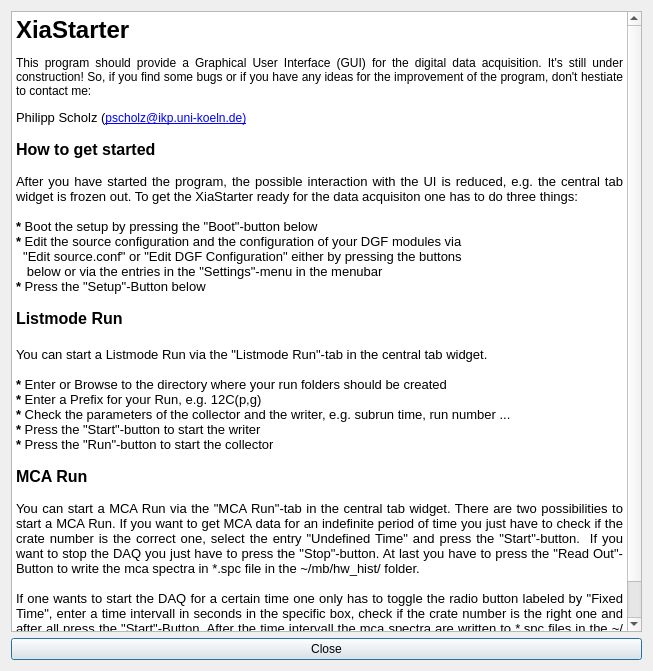
<?xml version="1.0" encoding="UTF-8"?>
<ui version="4.0">
 <class>about</class>
 <widget class="QDialog" name="about">
  <property name="geometry">
   <rect>
    <x>0</x>
    <y>0</y>
    <width>653</width>
    <height>671</height>
   </rect>
  </property>
  <property name="windowTitle">
   <string>About XiaStarter</string>
  </property>
  <layout class="QGridLayout" name="gridLayout">
   <item row="2" column="0">
    <widget class="QPushButton" name="closeButton">
     <property name="text">
      <string>Close</string>
     </property>
    </widget>
   </item>
   <item row="1" column="0">
    <widget class="QTextBrowser" name="aboutBox">
     <property name="styleSheet">
      <string notr="true"/>
     </property>
     <property name="html">
      <string>&lt;!DOCTYPE HTML PUBLIC &quot;-//W3C//DTD HTML 4.0//EN&quot; &quot;http://www.w3.org/TR/REC-html40/strict.dtd&quot;&gt;
&lt;html&gt;&lt;head&gt;&lt;meta name=&quot;qrichtext&quot; content=&quot;1&quot; /&gt;&lt;style type=&quot;text/css&quot;&gt;
p, li { white-space: pre-wrap; }
&lt;/style&gt;&lt;/head&gt;&lt;body style=&quot; font-family:'Sans'; font-size:10pt; font-weight:400; font-style:normal;&quot;&gt;
&lt;p style=&quot; margin-top:12px; margin-bottom:0px; margin-left:0px; margin-right:0px; -qt-block-indent:0; text-indent:0px;&quot;&gt;&lt;span style=&quot; font-size:xx-large; font-weight:600;&quot;&gt;XiaStarter&lt;/span&gt;&lt;/p&gt;
&lt;p align=&quot;justify&quot; style=&quot; margin-top:12px; margin-bottom:0px; margin-left:0px; margin-right:0px; -qt-block-indent:0; text-indent:0px;&quot;&gt;&lt;span style=&quot; font-size:9pt;&quot;&gt;This program should provide a Graphical User Interface (GUI) for the digital data acquisition. It's still under construction! So, if you find some bugs or if you have any ideas for the improvement of the program, don't hestiate to contact me:&lt;/span&gt;&lt;/p&gt;
&lt;p style=&quot; margin-top:12px; margin-bottom:0px; margin-left:0px; margin-right:0px; -qt-block-indent:0; text-indent:0px;&quot;&gt;Philipp Scholz (&lt;a href=&quot;mailto:pscholz@ikp.uni-koeln.de&quot;&gt;&lt;span style=&quot; font-size:medium; text-decoration: underline; color:#0000ff;&quot;&gt;pscholz@ikp.uni-koeln.de)&lt;/span&gt;&lt;/a&gt;&lt;/p&gt;
&lt;p style=&quot;-qt-paragraph-type:empty; margin-top:0px; margin-bottom:0px; margin-left:0px; margin-right:0px; -qt-block-indent:0; text-indent:0px;&quot;&gt;&lt;/p&gt;
&lt;p style=&quot; margin-top:0px; margin-bottom:0px; margin-left:0px; margin-right:0px; -qt-block-indent:0; text-indent:0px;&quot;&gt;&lt;span style=&quot; font-size:12pt; font-weight:600;&quot;&gt;How to get started&lt;/span&gt;&lt;/p&gt;
&lt;p style=&quot;-qt-paragraph-type:empty; margin-top:0px; margin-bottom:0px; margin-left:0px; margin-right:0px; -qt-block-indent:0; text-indent:0px; font-weight:600;&quot;&gt;&lt;/p&gt;
&lt;p align=&quot;justify&quot; style=&quot; margin-top:0px; margin-bottom:0px; margin-left:0px; margin-right:0px; -qt-block-indent:0; text-indent:0px;&quot;&gt;After you have started the program, the possible interaction with the UI is reduced, e.g. the central tab widget is frozen out. To get the XiaStarter ready for the data acquisiton one has to do three things:&lt;/p&gt;
&lt;p style=&quot;-qt-paragraph-type:empty; margin-top:0px; margin-bottom:0px; margin-left:0px; margin-right:0px; -qt-block-indent:0; text-indent:0px;&quot;&gt;&lt;/p&gt;
&lt;p align=&quot;justify&quot; style=&quot; margin-top:0px; margin-bottom:0px; margin-left:0px; margin-right:0px; -qt-block-indent:0; text-indent:0px;&quot;&gt;&lt;span style=&quot; font-weight:600;&quot;&gt;*&lt;/span&gt; Boot the setup by pressing the &amp;quot;Boot&amp;quot;-button below &lt;/p&gt;
&lt;p align=&quot;justify&quot; style=&quot; margin-top:0px; margin-bottom:0px; margin-left:0px; margin-right:0px; -qt-block-indent:0; text-indent:0px;&quot;&gt;&lt;span style=&quot; font-weight:600;&quot;&gt;*&lt;/span&gt; Edit the source configuration and the configuration of your DGF modules via&lt;/p&gt;
&lt;p align=&quot;justify&quot; style=&quot; margin-top:0px; margin-bottom:0px; margin-left:0px; margin-right:0px; -qt-block-indent:0; text-indent:0px;&quot;&gt;  &amp;quot;Edit source.conf&amp;quot; or &amp;quot;Edit DGF Configuration&amp;quot; either by pressing the buttons&lt;/p&gt;
&lt;p align=&quot;justify&quot; style=&quot; margin-top:0px; margin-bottom:0px; margin-left:0px; margin-right:0px; -qt-block-indent:0; text-indent:0px;&quot;&gt;   below or via the entries in the &amp;quot;Settings&amp;quot;-menu in the menubar&lt;/p&gt;
&lt;p align=&quot;justify&quot; style=&quot; margin-top:0px; margin-bottom:0px; margin-left:0px; margin-right:0px; -qt-block-indent:0; text-indent:0px;&quot;&gt;&lt;span style=&quot; font-weight:600;&quot;&gt;*&lt;/span&gt; Press the &amp;quot;Setup&amp;quot;-Button below &lt;/p&gt;
&lt;p style=&quot;-qt-paragraph-type:empty; margin-top:0px; margin-bottom:0px; margin-left:0px; margin-right:0px; -qt-block-indent:0; text-indent:0px;&quot;&gt;&lt;/p&gt;
&lt;p style=&quot; margin-top:0px; margin-bottom:0px; margin-left:0px; margin-right:0px; -qt-block-indent:0; text-indent:0px;&quot;&gt;&lt;span style=&quot; font-size:12pt; font-weight:600;&quot;&gt;Listmode Run&lt;/span&gt;&lt;/p&gt;
&lt;p style=&quot;-qt-paragraph-type:empty; margin-top:0px; margin-bottom:0px; margin-left:0px; margin-right:0px; -qt-block-indent:0; text-indent:0px; font-size:12pt; font-weight:600;&quot;&gt;&lt;/p&gt;
&lt;p style=&quot; margin-top:0px; margin-bottom:0px; margin-left:0px; margin-right:0px; -qt-block-indent:0; text-indent:0px;&quot;&gt;You can start a Listmode Run via the &amp;quot;Listmode Run&amp;quot;-tab in the central tab widget. &lt;/p&gt;
&lt;p style=&quot;-qt-paragraph-type:empty; margin-top:0px; margin-bottom:0px; margin-left:0px; margin-right:0px; -qt-block-indent:0; text-indent:0px;&quot;&gt;&lt;/p&gt;
&lt;p style=&quot; margin-top:0px; margin-bottom:0px; margin-left:0px; margin-right:0px; -qt-block-indent:0; text-indent:0px;&quot;&gt;&lt;span style=&quot; font-weight:600;&quot;&gt;*&lt;/span&gt; Enter or Browse to the directory where your run folders should be created&lt;/p&gt;
&lt;p style=&quot; margin-top:0px; margin-bottom:0px; margin-left:0px; margin-right:0px; -qt-block-indent:0; text-indent:0px;&quot;&gt;&lt;span style=&quot; font-weight:600;&quot;&gt;*&lt;/span&gt; Enter a Prefix for your Run, e.g. 12C(p,g)&lt;/p&gt;
&lt;p style=&quot; margin-top:0px; margin-bottom:0px; margin-left:0px; margin-right:0px; -qt-block-indent:0; text-indent:0px;&quot;&gt;&lt;span style=&quot; font-weight:600;&quot;&gt;*&lt;/span&gt; Check the parameters of the collector and the writer, e.g. subrun time, run number ...&lt;/p&gt;
&lt;p style=&quot; margin-top:0px; margin-bottom:0px; margin-left:0px; margin-right:0px; -qt-block-indent:0; text-indent:0px;&quot;&gt;&lt;span style=&quot; font-weight:600;&quot;&gt;*&lt;/span&gt; Press the &amp;quot;Start&amp;quot;-button to start the writer&lt;/p&gt;
&lt;p style=&quot; margin-top:0px; margin-bottom:0px; margin-left:0px; margin-right:0px; -qt-block-indent:0; text-indent:0px;&quot;&gt;&lt;span style=&quot; font-weight:600;&quot;&gt;*&lt;/span&gt; Press the &amp;quot;Run&amp;quot;-button to start the collector&lt;/p&gt;
&lt;p style=&quot;-qt-paragraph-type:empty; margin-top:0px; margin-bottom:0px; margin-left:0px; margin-right:0px; -qt-block-indent:0; text-indent:0px;&quot;&gt;&lt;/p&gt;
&lt;p style=&quot; margin-top:0px; margin-bottom:0px; margin-left:0px; margin-right:0px; -qt-block-indent:0; text-indent:0px;&quot;&gt;&lt;span style=&quot; font-size:12pt; font-weight:600;&quot;&gt;MCA Run&lt;/span&gt;&lt;/p&gt;
&lt;p style=&quot;-qt-paragraph-type:empty; margin-top:0px; margin-bottom:0px; margin-left:0px; margin-right:0px; -qt-block-indent:0; text-indent:0px;&quot;&gt;&lt;/p&gt;
&lt;p align=&quot;justify&quot; style=&quot; margin-top:0px; margin-bottom:0px; margin-left:0px; margin-right:0px; -qt-block-indent:0; text-indent:0px;&quot;&gt;You can start a MCA Run via the &amp;quot;MCA Run&amp;quot;-tab in the central tab widget. There are two possibilities to start a MCA Run. If you want to get MCA data for an indefinite period of time you just have to check if the crate number is the correct one, select the entry &amp;quot;Undefined Time&amp;quot; and press the &amp;quot;Start&amp;quot;-button.  If you want to stop the DAQ you just have to press the &amp;quot;Stop&amp;quot;-button. At last you have to press the &amp;quot;Read Out&amp;quot;-Button to write the mca spectra in *.spc file in the ~/mb/hw_hist/ folder. &lt;/p&gt;
&lt;p align=&quot;justify&quot; style=&quot;-qt-paragraph-type:empty; margin-top:0px; margin-bottom:0px; margin-left:0px; margin-right:0px; -qt-block-indent:0; text-indent:0px;&quot;&gt;&lt;/p&gt;
&lt;p align=&quot;justify&quot; style=&quot; margin-top:0px; margin-bottom:0px; margin-left:0px; margin-right:0px; -qt-block-indent:0; text-indent:0px;&quot;&gt;If one wants to start the DAQ for a certain time one only has to toggle the radio button labeled by &amp;quot;Fixed Time&amp;quot;, enter a time intervall in seconds in the specific box, check if the crate number is the right one and after all press the &amp;quot;Start&amp;quot;-Button. After the time intervall the mca spectra are written to *.spc files in the ~/mb/hw_hist/ folder. &lt;/p&gt;
&lt;p style=&quot;-qt-paragraph-type:empty; margin-top:0px; margin-bottom:0px; margin-left:0px; margin-right:0px; -qt-block-indent:0; text-indent:0px;&quot;&gt;&lt;/p&gt;&lt;/body&gt;&lt;/html&gt;</string>
     </property>
    </widget>
   </item>
  </layout>
 </widget>
 <resources/>
 <connections/>
</ui>
